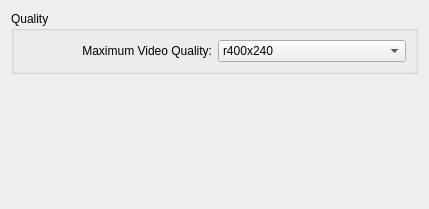
<?xml version="1.0" encoding="UTF-8"?>
<ui version="4.0">
 <class>DlgYoutubeBase</class>
 <widget class="QWidget" name="DlgYoutubeBase">
  <property name="geometry">
   <rect>
    <x>0</x>
    <y>0</y>
    <width>429</width>
    <height>209</height>
   </rect>
  </property>
  <property name="windowTitle">
   <string>Form</string>
  </property>
  <layout class="QVBoxLayout" name="verticalLayout">
   <item>
    <widget class="QGroupBox" name="groupBox">
     <property name="minimumSize">
      <size>
       <width>0</width>
       <height>0</height>
      </size>
     </property>
     <property name="title">
      <string>Quality</string>
     </property>
     <layout class="QVBoxLayout" name="verticalLayout_2">
      <item>
       <layout class="QHBoxLayout" name="horizontalLayout">
        <item>
         <widget class="QLabel" name="label">
          <property name="text">
           <string>Maximum Video Quality:</string>
          </property>
          <property name="alignment">
           <set>Qt::AlignRight|Qt::AlignTrailing|Qt::AlignVCenter</set>
          </property>
          <property name="buddy">
           <cstring>kcfg_Quality</cstring>
          </property>
         </widget>
        </item>
        <item>
         <widget class="KComboBox" name="kcfg_Quality">
          <item>
           <property name="text">
            <string notr="true">r400x240</string>
           </property>
          </item>
          <item>
           <property name="text">
            <string notr="true">r640x360</string>
           </property>
          </item>
          <item>
           <property name="text">
            <string notr="true">r854x480</string>
           </property>
          </item>
          <item>
           <property name="text">
            <string notr="true">r480x360</string>
           </property>
          </item>
          <item>
           <property name="text">
            <string notr="true">r1280x720</string>
           </property>
          </item>
          <item>
           <property name="text">
            <string notr="true">r1920x1080</string>
           </property>
          </item>
          <item>
           <property name="text">
            <string notr="true">r4096x3072</string>
           </property>
          </item>
         </widget>
        </item>
       </layout>
      </item>
     </layout>
    </widget>
   </item>
   <item>
    <spacer name="spacer">
     <property name="orientation">
      <enum>Qt::Vertical</enum>
     </property>
     <property name="sizeType">
      <enum>QSizePolicy::Expanding</enum>
     </property>
     <property name="sizeHint" stdset="0">
      <size>
       <width>20</width>
       <height>133</height>
      </size>
     </property>
    </spacer>
   </item>
  </layout>
 </widget>
 <customwidgets>
  <customwidget>
   <class>KComboBox</class>
   <extends>QComboBox</extends>
   <header>kcombobox.h</header>
  </customwidget>
 </customwidgets>
 <resources/>
 <connections/>
</ui>
